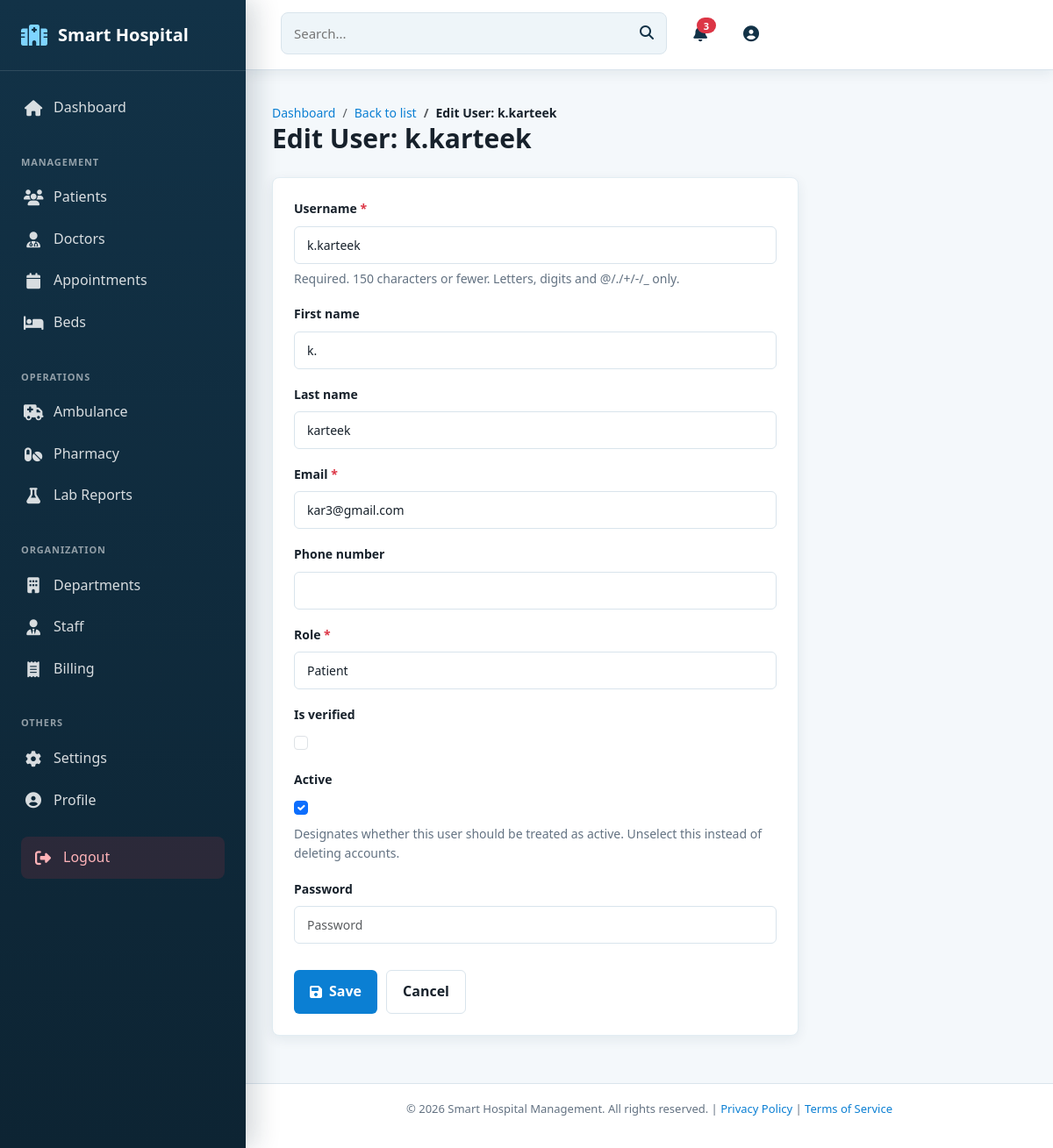
Screenshot of /accounts/users/2/edit/ (signed in) with the database file from the repository.
### accounts/models.py (models this page shows, shortened)
class User(AbstractUser):
    class Roles(models.TextChoices):
        SUPER_ADMIN = "SUPER_ADMIN", "Super Admin"
        PATIENT = "PATIENT", "Patient"
        DOCTOR = "DOCTOR", "Doctor"
        ADMIN = "ADMIN", "Admin"
        NURSE = "NURSE", "Nurse"
    email = models.EmailField(unique=True)
    role = models.CharField(max_length=30, choices=Roles.choices, default=Roles.PATIENT)
    phone_number = models.CharField(max_length=15, blank=True, null=True)
    profile_picture = models.ImageField(upload_to="profiles/", blank=True, null=True)
    is_verified = models.BooleanField(default=False)
    created_at = models.DateTimeField(auto_now_add=True)
    updated_at = models.DateTimeField(auto_now=True)

### accounts/views.py (the view)
# urls.py: path("users/<int:pk>/edit/", views.user_update, name="user_update"),
@login_required
def user_update(request, pk):
    if not (request.user.is_staff or request.user.is_superuser or request.user.is_admin_role()):
        return HttpResponseForbidden("You do not have permission to access this page.")
    user_obj = get_object_or_404(User, pk=pk)
    form = UserForm(request.POST or None, instance=user_obj)
    if request.method == "POST" and form.is_valid():
        form.save()
        messages.success(request, f"User {user_obj.username} updated successfully.")
        return redirect("accounts:user_list")
    return render(
        request,
        "accounts/user_form.html",
        {"form": form, "title": f"Edit User: {user_obj.username}"},
    )

### accounts/forms.py (shortened to what this page needs)
class UserForm(forms.ModelForm):
    password = forms.CharField(
        widget=forms.PasswordInput(
            attrs={"class": "form-control", "placeholder": "Password"}
        ),
        required=False,
    )
    class Meta:
        model = User
        fields = [
            "username",
            "first_name",
            "last_name",
            "email",
            "phone_number",
            "role",
            "is_verified",
            "is_active",
        ]
        widgets = {
            "username": forms.TextInput(attrs={"class": "form-control"}),
            "first_name": forms.TextInput(attrs={"class": "form-control"}),
            "last_name": forms.TextInput(attrs={"class": "form-control"}),
            "email": forms.EmailInput(attrs={"class": "form-control"}),
            "phone_number": forms.TextInput(attrs={"class": "form-control"}),
            "role": forms.Select(attrs={"class": "form-control"}),
            "is_verified": forms.CheckboxInput(attrs={"class": "form-check-input"}),
            "is_active": forms.CheckboxInput(attrs={"class": "form-check-input"}),
        }

### templates/accounts/user_form.html
{% extends 'management/form.html' %}
{% load static %}

### templates/management/form.html (shortened to what this page needs)
{% extends 'base.html' %}
{% load static %}
{% block content %}
<div class="page-header">
    <div>
        <nav aria-label="breadcrumb">
            <ol class="breadcrumb">
                <li class="breadcrumb-item"><a href="{% url 'home' %}">Dashboard</a></li>
                <li class="breadcrumb-item"><a href="{{ list_url }}">Back to list</a></li>
                <li class="breadcrumb-item active">{{ title }}</li>
            </ol>
        </nav>
        <h1 class="page-title">{{ title }}</h1>
    </div>
</div>
<form method="post" class="form-card" novalidate>
    {% for field in form %}
        <div class="form-group">
            <label class="form-label" for="{{ field.id_for_label }}">
                {{ field.label }}
                {% if field.field.required %}<span class="required">*</span>{% endif %}
            </label>
            {{ field }}
            {% if field.help_text %}
                <small class="form-text">{{ field.help_text }}</small>
            {% endif %}
        </div>
    {% endfor %}
    <div class="form-buttons">
        <button type="submit" class="btn-primary">
            <i class="fas fa-save"></i> Save
        </button>
        <a href="{{ list_url }}" class="btn-secondary">Cancel</a>
    </div>
</form>
{% endblock %}

### static/css/style.css (style rules this page uses)
* { margin: 0; padding: 0; box-sizing: border-box; }
:root { --primary-color: #123247; --secondary-color: #0b7fd3; --accent-color: #ef5d60; --success-color: #1f9d63; --warning-color: #d99717; --danger-color: #dc3545; --info-color: #2f9eca; --dark-bg: #0e1f2b; --light-bg: #f4f8fb; --border-color: #d9e4ec; --text-dark: #17212b; --text-light: #637282; --surface: #ffffff; --surface-muted: #eef5f9; --shadow-sm: 0 4px 14px rgba(18, 50, 71, 0.08); --shadow-md: 0 12px 30px rgba(18, 50, 71, 0.14); --transition: all 0.3s ease; --sidebar-width: 280px; --header-height: 80px; }
html, body { height: 100%; }
body { font-family: 'Segoe UI', Tahoma, Geneva, Verdana, sans-serif; background: radial-gradient(circle at top left, rgba(11, 127, 211, 0.08), transparent 32rem), var(--light-bg); color: var(--text-dark); line-height: 1.6; }
.page-header { display: flex; justify-content: space-between; align-items: center; margin-bottom: 30px; }
.page-title { font-size: 28px; font-weight: 700; color: var(--text-dark); }
.breadcrumb { background: none; padding: 0; margin-bottom: 15px; }
.breadcrumb-item { color: var(--text-light); }
.breadcrumb-item.active { color: var(--text-dark); font-weight: 600; }
.breadcrumb-item a { color: var(--secondary-color); text-decoration: none; }
.form-card { background: var(--surface); border-radius: 8px; padding: 30px; box-shadow: var(--shadow-sm); max-width: 600px; }
.form-group { margin-bottom: 20px; }
.form-label { display: block; margin-bottom: 8px; font-weight: 600; color: var(--text-dark); font-size: 14px; }
.form-label .required { color: var(--danger-color); }
.form-control { width: 100%; padding: 10px 15px; border: 1px solid var(--border-color); border-radius: 6px; font-size: 14px; transition: var(--transition); }
select.form-control { cursor: pointer; }
.form-card input:not([type="checkbox"]):not([type="radio"]), .form-card select, .form-card textarea { width: 100%; padding: 10px 15px; border: 1px solid var(--border-color); border-radius: 6px; background-color: white; color: var(--text-dark); font-size: 14px; transition: var(--transition); }
.form-text { color: var(--text-light); display: block; margin-top: 6px; }
.form-check-input { cursor: pointer; }
.form-buttons { display: flex; gap: 10px; margin-top: 30px; }
.btn-primary { display: inline-flex; align-items: center; justify-content: center; gap: 8px; padding: 12px 30px; background-color: var(--secondary-color); color: white; border: none; border-radius: 6px; font-weight: 600; cursor: pointer; transition: var(--transition); }
.btn-secondary { display: inline-flex; align-items: center; justify-content: center; padding: 12px 30px; background-color: white; color: var(--text-dark); border: 1px solid var(--border-color); border-radius: 6px; font-weight: 600; cursor: pointer; transition: var(--transition); text-decoration: none; }
@media (max-width: 1200px) { :root { --sidebar-width: 250px; } }

### templates/base.html (style rules this page uses)
* { box-sizing: border-box; }
html, body { min-height: 100%; }
body { margin: 0; background: #f4f8fb; color: #17212b; font-family: "Segoe UI", Arial, sans-serif; }
.page-header { display: flex; align-items: flex-start; justify-content: space-between; gap: 16px; margin-bottom: 26px; }
.page-title { margin: 0; color: #17212b; font-size: 30px; font-weight: 750; }
.breadcrumb { margin: 8px 0 0; padding: 0; background: transparent; font-size: 14px; }
.stat-card, .table-card, .form-card { background: #fff; border: 1px solid #e2edf3; border-radius: 8px; box-shadow: 0 4px 14px rgba(18, 50, 71, 0.08); }
.table-card, .form-card { padding: 24px; margin-bottom: 24px; }
.add-btn, .btn-primary, .btn-secondary, .btn-sm { display: inline-flex; align-items: center; justify-content: center; gap: 8px; border-radius: 6px; text-decoration: none; font-weight: 700; border: 0; }
.add-btn, .btn-primary, .btn-view { background: #0b7fd3; color: #fff; }
.add-btn, .btn-primary, .btn-secondary { padding: 11px 18px; }
.btn-secondary { background: #fff; color: #17212b; border: 1px solid #d9e4ec; }
.form-group { margin-bottom: 18px; }
.form-label { display: block; margin-bottom: 8px; color: #17212b; font-size: 14px; font-weight: 700; }
.form-card input:not([type="checkbox"]):not([type="radio"]), .form-card select, .form-card textarea, .form-control, .search-input { width: 100%; padding: 10px 14px; border: 1px solid #d9e4ec; border-radius: 6px; background: #fff; color: #17212b; outline: 0; }
.form-buttons, .action-buttons { display: flex; flex-wrap: wrap; gap: 10px; }

### rows the page displays
User: form "k.karteek" "k." "karteek" "kar3@gmail.com" "Patient" "☑"

### other values shown
{{ title }} "Edit User: k.karteek"
{{ field.label }} "Username" "First name" "Last name" "Email" "Phone number" "Role" "Is verified" "Active" "Password"
{{ field.help_text }} "Required. 150 characters or fewer. Letters, digits and @/./+/-/_ only." "Designates whether this user should be treated as active. Unselect this instead of deleting accounts."
